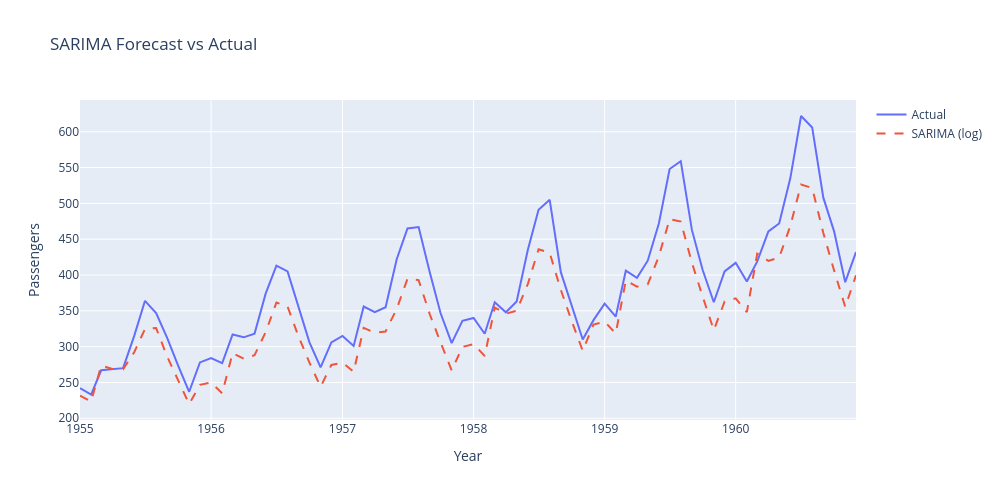

The code cell stored with this chart in its notebook:
### Code cell
import plotly.graph_objects as go

fig = go.Figure()

fig.add_trace(go.Scatter(
    x=test.index,
    y=test["Passengers"],
    mode="lines",
    name="Actual"
))
fig.add_trace(go.Scatter(
    x=test.index,
    y=sarima_forecast,
    mode="lines",
    name="SARIMA (log)",
    line=dict(dash="dash")
))
fig.update_layout(
    title="SARIMA Forecast vs Actual",
    xaxis_title="Year",
    yaxis_title="Passengers",
    width=1000,
    height=500
)
fig.show()
